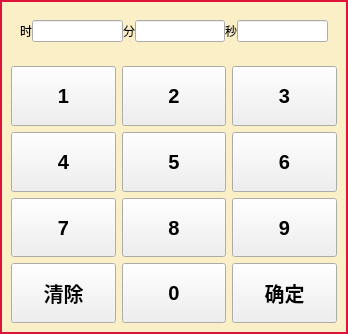
<?xml version="1.0" encoding="UTF-8"?>
<ui version="4.0">
 <class>lds_timeEdit_pop</class>
 <widget class="QDialog" name="lds_timeEdit_pop">
  <property name="geometry">
   <rect>
    <x>0</x>
    <y>0</y>
    <width>348</width>
    <height>334</height>
   </rect>
  </property>
  <property name="windowTitle">
   <string>Form</string>
  </property>
  <layout class="QVBoxLayout" name="verticalLayout_2">
   <property name="spacing">
    <number>0</number>
   </property>
   <property name="leftMargin">
    <number>0</number>
   </property>
   <property name="topMargin">
    <number>0</number>
   </property>
   <property name="rightMargin">
    <number>0</number>
   </property>
   <property name="bottomMargin">
    <number>0</number>
   </property>
   <item>
    <widget class="QFrame" name="frame_3">
     <property name="styleSheet">
      <string notr="true">QFrame#frame_3{
background:#fbefc7;
border:2px solid crimson;
}</string>
     </property>
     <layout class="QHBoxLayout" name="horizontalLayout">
      <item>
       <layout class="QVBoxLayout" name="verticalLayout" stretch="0,1">
        <item>
         <widget class="QFrame" name="frame_2">
          <property name="styleSheet">
           <string notr="true">QFrame#frame_2{
background-color: qlineargradient(spread:pad, x1:0, y1:0, x2:0, y2:1, 
stop:0 #fd8238, 
stop:0.5 #fd8238, 
stop:0.51 #ff650a
stop:1 #ff650a
);
}</string>
          </property>
          <layout class="QGridLayout" name="gridLayout_2">
           <property name="spacing">
            <number>0</number>
           </property>
           <item row="0" column="2">
            <widget class="QLabel" name="label_minute">
             <property name="text">
              <string>分</string>
             </property>
            </widget>
           </item>
           <item row="0" column="0">
            <widget class="QLabel" name="label_hour">
             <property name="text">
              <string>时</string>
             </property>
            </widget>
           </item>
           <item row="0" column="1">
            <widget class="lds_lineedit" name="lineEdit_hour"/>
           </item>
           <item row="0" column="5">
            <widget class="lds_lineedit" name="lineEdit_second"/>
           </item>
           <item row="0" column="4">
            <widget class="QLabel" name="label_second">
             <property name="text">
              <string>秒</string>
             </property>
            </widget>
           </item>
           <item row="0" column="3">
            <widget class="lds_lineedit" name="lineEdit_minute"/>
           </item>
          </layout>
         </widget>
        </item>
        <item>
         <widget class="QFrame" name="frame">
          <layout class="QGridLayout" name="gridLayout">
           <property name="leftMargin">
            <number>0</number>
           </property>
           <property name="rightMargin">
            <number>0</number>
           </property>
           <property name="bottomMargin">
            <number>0</number>
           </property>
           <item row="0" column="0">
            <widget class="QPushButton" name="pushButton_num1">
             <property name="sizePolicy">
              <sizepolicy hsizetype="Expanding" vsizetype="Expanding">
               <horstretch>0</horstretch>
               <verstretch>0</verstretch>
              </sizepolicy>
             </property>
             <property name="minimumSize">
              <size>
               <width>0</width>
               <height>40</height>
              </size>
             </property>
             <property name="maximumSize">
              <size>
               <width>16777215</width>
               <height>16777215</height>
              </size>
             </property>
             <property name="font">
              <font>
               <pointsize>15</pointsize>
               <weight>75</weight>
               <bold>true</bold>
              </font>
             </property>
             <property name="focusPolicy">
              <enum>Qt::NoFocus</enum>
             </property>
             <property name="styleSheet">
              <string notr="true"/>
             </property>
             <property name="text">
              <string>1</string>
             </property>
             <property name="outer_stylesheet" stdset="0">
              <string>pushbutton_key</string>
             </property>
            </widget>
           </item>
           <item row="0" column="1">
            <widget class="QPushButton" name="pushButton_num2">
             <property name="sizePolicy">
              <sizepolicy hsizetype="Expanding" vsizetype="Expanding">
               <horstretch>0</horstretch>
               <verstretch>0</verstretch>
              </sizepolicy>
             </property>
             <property name="minimumSize">
              <size>
               <width>0</width>
               <height>40</height>
              </size>
             </property>
             <property name="maximumSize">
              <size>
               <width>16777215</width>
               <height>16777215</height>
              </size>
             </property>
             <property name="font">
              <font>
               <pointsize>15</pointsize>
               <weight>75</weight>
               <bold>true</bold>
              </font>
             </property>
             <property name="focusPolicy">
              <enum>Qt::NoFocus</enum>
             </property>
             <property name="styleSheet">
              <string notr="true"/>
             </property>
             <property name="text">
              <string>2</string>
             </property>
             <property name="outer_stylesheet" stdset="0">
              <string>pushbutton_key</string>
             </property>
            </widget>
           </item>
           <item row="0" column="2">
            <widget class="QPushButton" name="pushButton_num3">
             <property name="sizePolicy">
              <sizepolicy hsizetype="Expanding" vsizetype="Expanding">
               <horstretch>0</horstretch>
               <verstretch>0</verstretch>
              </sizepolicy>
             </property>
             <property name="minimumSize">
              <size>
               <width>0</width>
               <height>40</height>
              </size>
             </property>
             <property name="maximumSize">
              <size>
               <width>16777215</width>
               <height>16777215</height>
              </size>
             </property>
             <property name="font">
              <font>
               <pointsize>15</pointsize>
               <weight>75</weight>
               <bold>true</bold>
              </font>
             </property>
             <property name="focusPolicy">
              <enum>Qt::NoFocus</enum>
             </property>
             <property name="styleSheet">
              <string notr="true"/>
             </property>
             <property name="text">
              <string>3</string>
             </property>
             <property name="outer_stylesheet" stdset="0">
              <string>pushbutton_key</string>
             </property>
            </widget>
           </item>
           <item row="1" column="0">
            <widget class="QPushButton" name="pushButton_num4">
             <property name="sizePolicy">
              <sizepolicy hsizetype="Expanding" vsizetype="Expanding">
               <horstretch>0</horstretch>
               <verstretch>0</verstretch>
              </sizepolicy>
             </property>
             <property name="minimumSize">
              <size>
               <width>0</width>
               <height>40</height>
              </size>
             </property>
             <property name="maximumSize">
              <size>
               <width>16777215</width>
               <height>16777215</height>
              </size>
             </property>
             <property name="font">
              <font>
               <pointsize>15</pointsize>
               <weight>75</weight>
               <bold>true</bold>
              </font>
             </property>
             <property name="focusPolicy">
              <enum>Qt::NoFocus</enum>
             </property>
             <property name="styleSheet">
              <string notr="true"/>
             </property>
             <property name="text">
              <string>4</string>
             </property>
             <property name="outer_stylesheet" stdset="0">
              <string>pushbutton_key</string>
             </property>
            </widget>
           </item>
           <item row="1" column="1">
            <widget class="QPushButton" name="pushButton_num5">
             <property name="sizePolicy">
              <sizepolicy hsizetype="Expanding" vsizetype="Expanding">
               <horstretch>0</horstretch>
               <verstretch>0</verstretch>
              </sizepolicy>
             </property>
             <property name="minimumSize">
              <size>
               <width>0</width>
               <height>40</height>
              </size>
             </property>
             <property name="maximumSize">
              <size>
               <width>16777215</width>
               <height>16777215</height>
              </size>
             </property>
             <property name="font">
              <font>
               <pointsize>15</pointsize>
               <weight>75</weight>
               <bold>true</bold>
              </font>
             </property>
             <property name="focusPolicy">
              <enum>Qt::NoFocus</enum>
             </property>
             <property name="styleSheet">
              <string notr="true"/>
             </property>
             <property name="text">
              <string>5</string>
             </property>
             <property name="outer_stylesheet" stdset="0">
              <string>pushbutton_key</string>
             </property>
            </widget>
           </item>
           <item row="1" column="2">
            <widget class="QPushButton" name="pushButton_num6">
             <property name="sizePolicy">
              <sizepolicy hsizetype="Expanding" vsizetype="Expanding">
               <horstretch>0</horstretch>
               <verstretch>0</verstretch>
              </sizepolicy>
             </property>
             <property name="minimumSize">
              <size>
               <width>0</width>
               <height>40</height>
              </size>
             </property>
             <property name="maximumSize">
              <size>
               <width>16777215</width>
               <height>16777215</height>
              </size>
             </property>
             <property name="font">
              <font>
               <pointsize>15</pointsize>
               <weight>75</weight>
               <bold>true</bold>
              </font>
             </property>
             <property name="focusPolicy">
              <enum>Qt::NoFocus</enum>
             </property>
             <property name="styleSheet">
              <string notr="true"/>
             </property>
             <property name="text">
              <string>6</string>
             </property>
             <property name="outer_stylesheet" stdset="0">
              <string>pushbutton_key</string>
             </property>
            </widget>
           </item>
           <item row="2" column="0">
            <widget class="QPushButton" name="pushButton_num7">
             <property name="sizePolicy">
              <sizepolicy hsizetype="Expanding" vsizetype="Expanding">
               <horstretch>0</horstretch>
               <verstretch>0</verstretch>
              </sizepolicy>
             </property>
             <property name="minimumSize">
              <size>
               <width>0</width>
               <height>40</height>
              </size>
             </property>
             <property name="maximumSize">
              <size>
               <width>16777215</width>
               <height>16777215</height>
              </size>
             </property>
             <property name="font">
              <font>
               <pointsize>15</pointsize>
               <weight>75</weight>
               <bold>true</bold>
              </font>
             </property>
             <property name="focusPolicy">
              <enum>Qt::NoFocus</enum>
             </property>
             <property name="styleSheet">
              <string notr="true"/>
             </property>
             <property name="text">
              <string>7</string>
             </property>
             <property name="outer_stylesheet" stdset="0">
              <string>pushbutton_key</string>
             </property>
            </widget>
           </item>
           <item row="2" column="1">
            <widget class="QPushButton" name="pushButton_num8">
             <property name="sizePolicy">
              <sizepolicy hsizetype="Expanding" vsizetype="Expanding">
               <horstretch>0</horstretch>
               <verstretch>0</verstretch>
              </sizepolicy>
             </property>
             <property name="minimumSize">
              <size>
               <width>0</width>
               <height>40</height>
              </size>
             </property>
             <property name="maximumSize">
              <size>
               <width>16777215</width>
               <height>16777215</height>
              </size>
             </property>
             <property name="font">
              <font>
               <pointsize>15</pointsize>
               <weight>75</weight>
               <bold>true</bold>
              </font>
             </property>
             <property name="focusPolicy">
              <enum>Qt::NoFocus</enum>
             </property>
             <property name="styleSheet">
              <string notr="true"/>
             </property>
             <property name="text">
              <string>8</string>
             </property>
             <property name="outer_stylesheet" stdset="0">
              <string>pushbutton_key</string>
             </property>
            </widget>
           </item>
           <item row="2" column="2">
            <widget class="QPushButton" name="pushButton_num9">
             <property name="sizePolicy">
              <sizepolicy hsizetype="Expanding" vsizetype="Expanding">
               <horstretch>0</horstretch>
               <verstretch>0</verstretch>
              </sizepolicy>
             </property>
             <property name="minimumSize">
              <size>
               <width>0</width>
               <height>40</height>
              </size>
             </property>
             <property name="maximumSize">
              <size>
               <width>16777215</width>
               <height>16777215</height>
              </size>
             </property>
             <property name="font">
              <font>
               <pointsize>15</pointsize>
               <weight>75</weight>
               <bold>true</bold>
              </font>
             </property>
             <property name="focusPolicy">
              <enum>Qt::NoFocus</enum>
             </property>
             <property name="styleSheet">
              <string notr="true"/>
             </property>
             <property name="text">
              <string>9</string>
             </property>
             <property name="outer_stylesheet" stdset="0">
              <string>pushbutton_key</string>
             </property>
            </widget>
           </item>
           <item row="3" column="0">
            <widget class="QPushButton" name="pushButton_clear">
             <property name="sizePolicy">
              <sizepolicy hsizetype="Expanding" vsizetype="Expanding">
               <horstretch>0</horstretch>
               <verstretch>0</verstretch>
              </sizepolicy>
             </property>
             <property name="minimumSize">
              <size>
               <width>0</width>
               <height>40</height>
              </size>
             </property>
             <property name="maximumSize">
              <size>
               <width>16777215</width>
               <height>16777215</height>
              </size>
             </property>
             <property name="font">
              <font>
               <pointsize>15</pointsize>
               <weight>75</weight>
               <bold>true</bold>
              </font>
             </property>
             <property name="focusPolicy">
              <enum>Qt::NoFocus</enum>
             </property>
             <property name="styleSheet">
              <string notr="true"/>
             </property>
             <property name="text">
              <string>清除</string>
             </property>
             <property name="outer_stylesheet" stdset="0">
              <string>pushbutton_key</string>
             </property>
            </widget>
           </item>
           <item row="3" column="1">
            <widget class="QPushButton" name="pushButton_num0">
             <property name="sizePolicy">
              <sizepolicy hsizetype="Expanding" vsizetype="Expanding">
               <horstretch>0</horstretch>
               <verstretch>0</verstretch>
              </sizepolicy>
             </property>
             <property name="minimumSize">
              <size>
               <width>0</width>
               <height>40</height>
              </size>
             </property>
             <property name="maximumSize">
              <size>
               <width>16777215</width>
               <height>16777215</height>
              </size>
             </property>
             <property name="font">
              <font>
               <pointsize>15</pointsize>
               <weight>75</weight>
               <bold>true</bold>
              </font>
             </property>
             <property name="focusPolicy">
              <enum>Qt::NoFocus</enum>
             </property>
             <property name="styleSheet">
              <string notr="true"/>
             </property>
             <property name="text">
              <string>0</string>
             </property>
             <property name="outer_stylesheet" stdset="0">
              <string>pushbutton_key</string>
             </property>
            </widget>
           </item>
           <item row="3" column="2">
            <widget class="QPushButton" name="pushButton_ok">
             <property name="sizePolicy">
              <sizepolicy hsizetype="Expanding" vsizetype="Expanding">
               <horstretch>0</horstretch>
               <verstretch>0</verstretch>
              </sizepolicy>
             </property>
             <property name="minimumSize">
              <size>
               <width>0</width>
               <height>40</height>
              </size>
             </property>
             <property name="maximumSize">
              <size>
               <width>16777215</width>
               <height>16777215</height>
              </size>
             </property>
             <property name="font">
              <font>
               <pointsize>15</pointsize>
               <weight>75</weight>
               <bold>true</bold>
              </font>
             </property>
             <property name="focusPolicy">
              <enum>Qt::NoFocus</enum>
             </property>
             <property name="styleSheet">
              <string notr="true"/>
             </property>
             <property name="text">
              <string>确定</string>
             </property>
             <property name="outer_stylesheet" stdset="0">
              <string>pushbutton_key</string>
             </property>
            </widget>
           </item>
          </layout>
         </widget>
        </item>
       </layout>
      </item>
     </layout>
    </widget>
   </item>
  </layout>
 </widget>
 <customwidgets>
  <customwidget>
   <class>lds_lineedit</class>
   <extends>QLineEdit</extends>
   <header>lds_lineedit.h</header>
  </customwidget>
 </customwidgets>
 <resources/>
 <connections/>
</ui>
